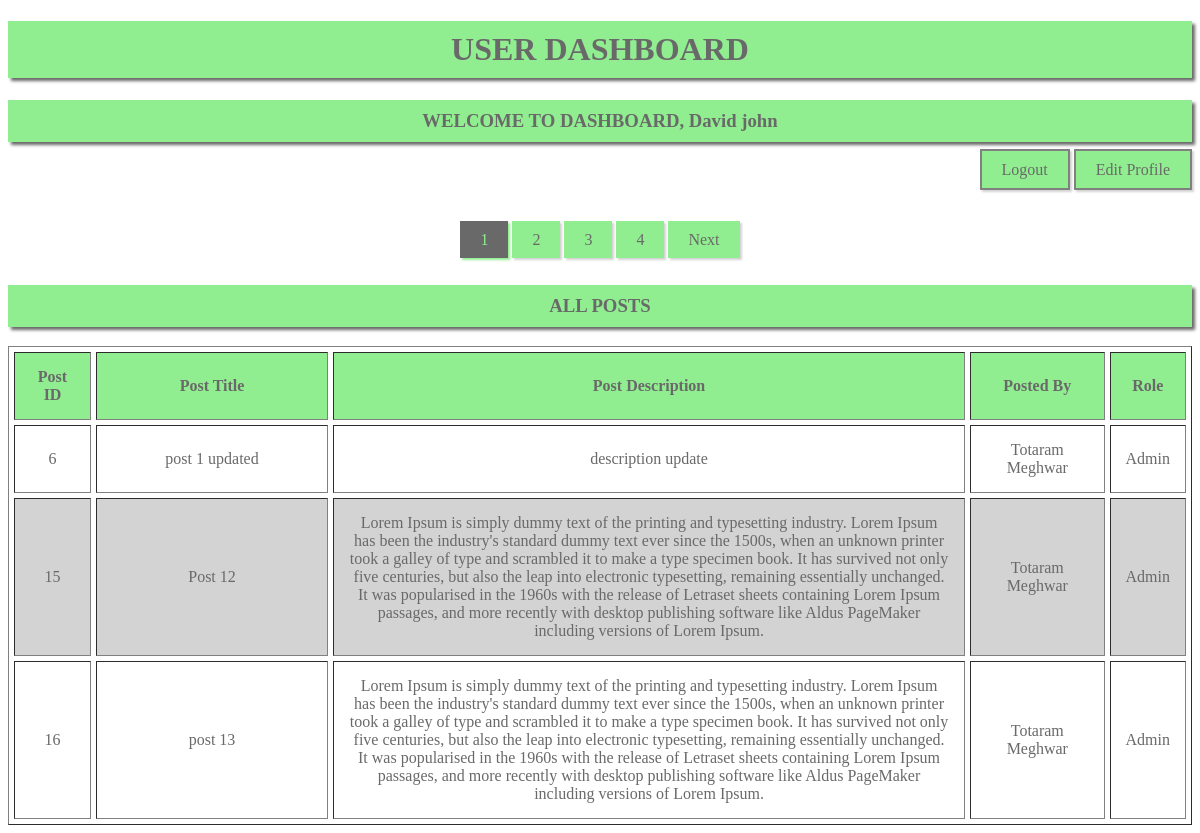
Screenshot of /User/dashboard.php (signed in) with the database file from the repository.
### tables this page shows
CREATE TABLE `users` (
  `user_id` int(11) NOT NULL AUTO_INCREMENT,
  `role_id` int(11) DEFAULT NULL,
  `first_name` varchar(30) NOT NULL,
  `last_name` varchar(30) NOT NULL,
  `gender` enum('Male','Female') DEFAULT NULL,
  `email` varchar(30) NOT NULL,
  `password` varchar(30) NOT NULL,
  PRIMARY KEY (`user_id`),
  UNIQUE KEY `email` (`email`),
  KEY `role_id` (`role_id`),
  CONSTRAINT `users_ibfk_1` FOREIGN KEY (`role_id`) REFERENCES `roles` (`role_id`)
);

CREATE TABLE `posts` (
  `post_id` int(11) NOT NULL AUTO_INCREMENT,
  `user_id` int(11) DEFAULT NULL,
  `title` varchar(30) DEFAULT 'post title',
  `description` text NOT NULL,
  PRIMARY KEY (`post_id`),
  KEY `user_id` (`user_id`),
  CONSTRAINT `posts_ibfk_1` FOREIGN KEY (`user_id`) REFERENCES `users` (`user_id`)
);

CREATE TABLE `roles` (
  `role_id` int(11) NOT NULL AUTO_INCREMENT,
  `role` enum('Admin','Editor','User') DEFAULT NULL,
  PRIMARY KEY (`role_id`),
  UNIQUE KEY `role` (`role`)
);

### user/dashboard.php (the view, shortened to what this page needs)
<?php
	require_once("../connection.php");
	require_once("../session_mantain_roles.php");
	$user_id = $_SESSION['user_data']['user_id'];
?>
<!DOCTYPE html>
<html lang="en">
<head>
</head>
<body>
	<center>
		<h1>USER DASHBOARD</h1>
		<h3>WELCOME TO DASHBOARD, <?= $_SESSION['user_data']['first_name']." ".$_SESSION['user_data']['last_name']?></h3>
		<p>
			<a href="../logout.php"  class="logout">Logout</a>
			<a href="../register.php?id=<?=$user_id;?>"  class="logout">Edit Profile</a>
		</p>
		<br>
		<?php
		    $page = $_GET['page']??1;
		    $query = "SELECT COUNT(post_id) 'total_records' FROM posts";
		    $result = mysqli_query($connection,$query) or die(mysqli_error($connection));
		    $total_records = 0;
		    if ($result->num_rows>0) {
		    	$total_records = mysqli_fetch_assoc($result);
		    	$total_records = $total_records['total_records'];
		    }
		    $length = 3;
		    $offset = ($page-1)*$length;
		    $total_pages = ceil($total_records/$length);
		echo "<br>";
		?>
		<?php
			for ($i=1; $i <= $total_pages; $i++) {
				$active = ($i==$page)?"active":"";
		?>
		<a href="dashboard.php?page=<?=$i;?>" class="<?=$active?>"><?=$i;?></a>
		<?php
			}
		if ($page < $total_pages) {
		?>
		<a href="dashboard.php?page=<?=$page+1;?>">Next</a>
		<?php
		}
		echo "<br><br>";
		?>
		<h3>ALL POSTS</h3>
		<table class="posts" border="1" cellspacing="5" cellpadding="15">
			<tr>
				<th>Post ID</th>
				<th style="width:200px;">Post Title</th>
				<th style="width:600px;">Post Description</th>
				<th>Posted By</th>
				<th>Role</th>
			</tr>
			<?php
				$query = "SELECT r.role,u.user_id,u.first_name,u.last_name,p.* FROM users u INNER JOIN posts p
					ON u.user_id = p.user_id INNER JOIN roles r
					ON r.role_id = u.role_id  LIMIT $offset,$length";
		    $result = mysqli_query($connection,$query) or die(mysqli_error($connection));
			if ($result->num_rows>0) {
		    	while ($row = mysqli_fetch_assoc($result)) {
		    	extract($row);
					?>
			<tr>
				<td><?= $post_id; ?></td>
				<td><?= $title; ?></td>
				<td><?= $description; ?></td>
				<td><?= $first_name ." ".$last_name; ?></td>
				<td><?= $role; ?></td>
			</tr>
					<?php
					}
				}
				else{
					?>
				<tr style="background: orangered;">
					<td colspan="6" align="center" style="color: white;">THERE IS NO ANY POST POSTED YET..!</td>
				</tr>
					<?php
				}
			?>
		</table>
	</center>
</body>
</html>

### user/dashboard.php (style rules this page uses)
* { color: dimgrey; }
h1,h3 { text-align: center; box-shadow: 3px 3px 3px dimgrey; background: lightgreen; padding: 10px; }
p { text-align: right; }
.logout { text-decoration: none; background: lightgreen; border: 2px solid grey; padding: 10px 20px; }
table { width: 100%; text-align: left; }
.posts tr { background: lightgray; }
.posts tr:first-child { background: lightgreen; }
.posts tr:nth-child(even) { background: white; }
.posts { text-align: center; }
a { text-decoration: none; background: lightgreen; color: dimgrey; padding: 10px 20px; box-shadow: 2px 2px 2px lightgray; }
a.active { background: dimgrey; color: lightgreen; box-shadow: 2px 2px 2px lightgreen; }

### rows the page displays
users: posts.post_id "6", posts.title "post 1 updated", posts.description "description update", first_name "Totaram", last_name "Meghwar", role.role "Admin", posts.post_id "15", posts.title "Post 12", posts.description "Lorem Ipsum is simply dummy text of the printing and typesetting industry. Lorem Ipsum has been the industry's standard dummy text ever since the 1500s, when an unknown printer took a galley of type and scrambled it to make a type specimen book. It has survived not only five centuries, but also the leap into electronic typesetting, remaining essentially unchanged. It was popularised in the 1960s with the release of Letraset sheets containing Lorem Ipsum passages, and more recently with desktop publishing software like Aldus PageMaker including versions of Lorem Ipsum.", posts.post_id "16", posts.title "post 13"

### other values shown
$_SESSION['user_data']['first_name'] "David"
$_SESSION['user_data']['last_name'] "john"
